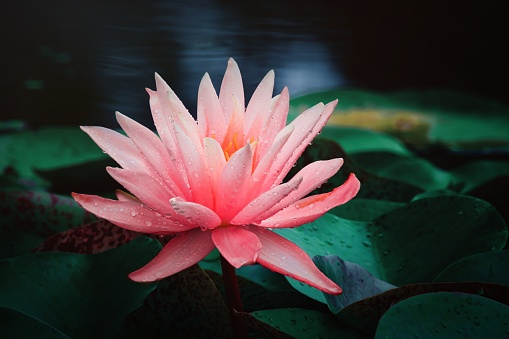
#> input picture Beginner Level/Task2/flower.jpg, 509 x 339 px
$ jupyter execute 'Image to Pencil Sketch with Python.ipynb'   (shell and % lines are left out)
#> lines starting #> are read from the running program, lines starting #| are printed output that depends on the picture
# LGMVIP-DataScience

# TASK2

# Author : Anupam Tudu

# Image to Pencil Sketch with Python

[cell 1]
import cv2 # opencv is an open source library which provides us with numerous
           # computer vision algorithms
import matplotlib.pyplot as plt

## Importing the image from the directory

[cell 2]
img = cv2.imread("flower.jpg")
#> img is the input picture: shape (339, 509, 3); mean B, G, R 52.7, 54.8, 59.6
plt.figure(figsize=(10, 10))
plt.imshow(cv2.cvtColor(img, cv2.COLOR_BGR2RGB), cmap='gray')
plt.show()

## Grayscaling the image

[cell 3]
gray_img = cv2.cvtColor(img, cv2.COLOR_BGR2GRAY)
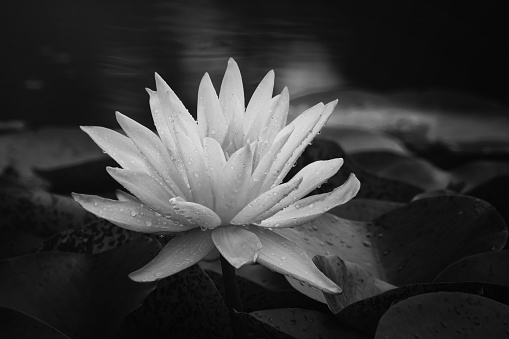
#> gray_img: shape (339, 509); min 1, max 238, mean 56
plt.figure(figsize=(10, 10))
plt.imshow(gray_img, cmap='gray')
plt.title("Grayscaled Image")
plt.show()

## Inverting the grayscale image

[cell 4]
inv_img = 255 - gray_img
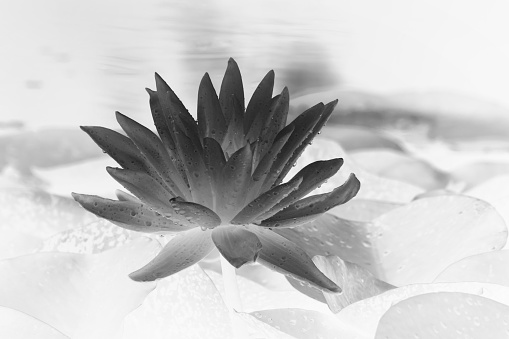
#> inv_img: shape (339, 509); min 17, max 254, mean 199
plt.figure(figsize=(10, 10))
plt.imshow(inv_img, cmap='gray')
plt.title("Inverted Image")
plt.show()

## Blurring the inverted image

[cell 5]
blur = cv2.GaussianBlur(inv_img, (21, 21), 0)
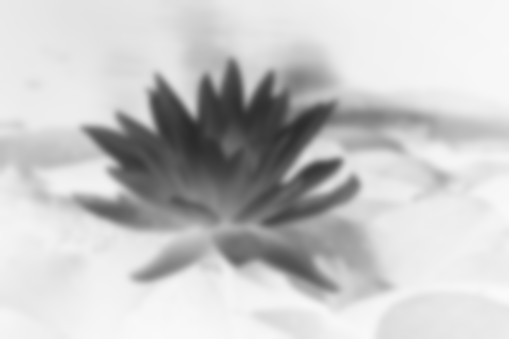
#> blur: shape (339, 509); min 42, max 250, mean 199
plt.figure(figsize=(10, 10))
plt.imshow(blur, cmap='gray')
plt.title("Blurred Inverted Image")
plt.show()

## Sketch of the Image

[cell 6]
inv_blur = 255 - blur
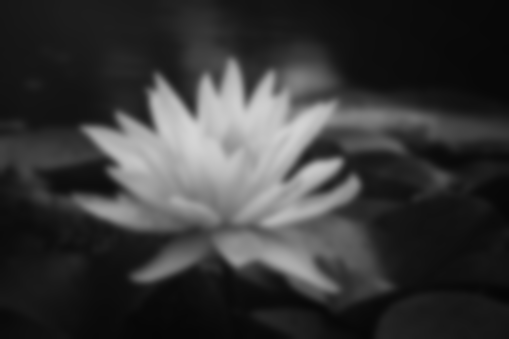
#> inv_blur: shape (339, 509); min 5, max 213, mean 56
p_sk = cv2.divide(gray_img, inv_blur, scale=256)
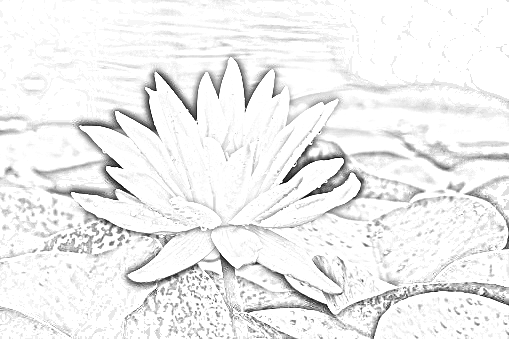
#> p_sk: shape (339, 509); min 6, max 255, mean 239.8
plt.figure(figsize=(10, 10))
plt.imshow(p_sk, cmap='gray')
plt.title("Pencil Sketch of the Image")
plt.show()
